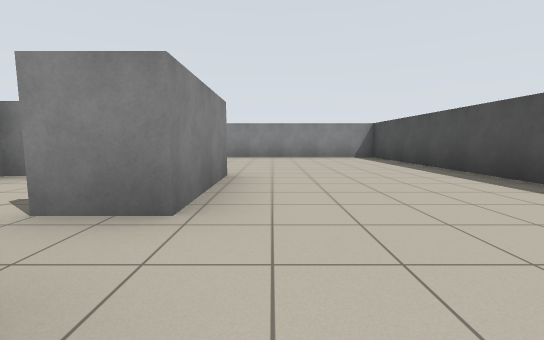
view 1 (above)

24 first-person views from a walk through a robot-simulator world made for Stage. The camera is 0.94 m above the floor, tilts 6° down and sees 90° across. The lines on the ground mark 1 m squares. The floor is counted in squares, 2 m on a side. Each view is taken from the middle of a square. On the plan, view 1 faces up. The plan holds only what a view shows up to about 9 squares ahead; the rest is blank.

view 2
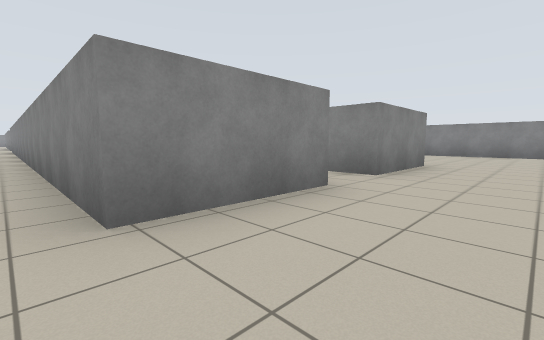

view 3
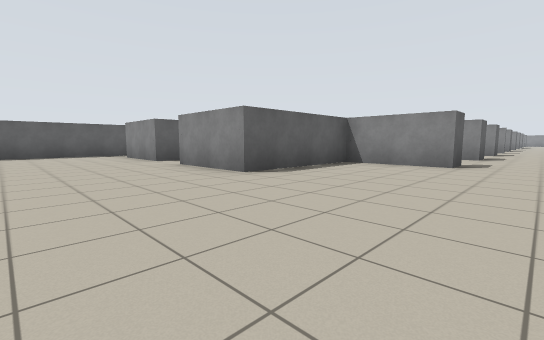

view 4
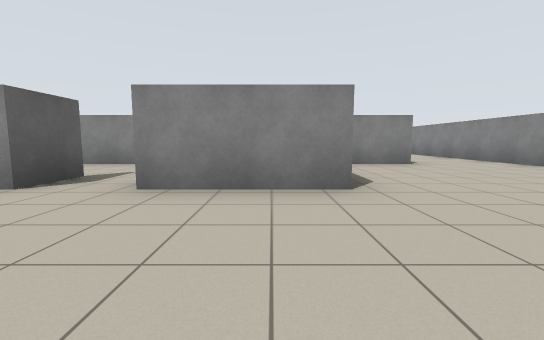

view 5
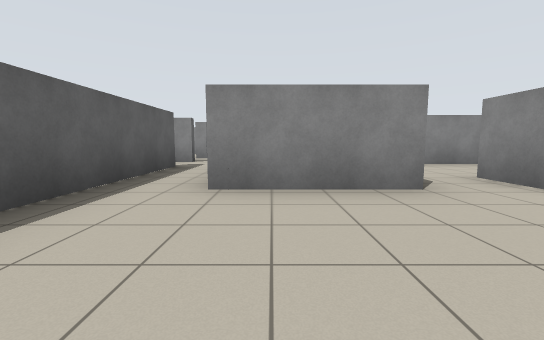

view 6
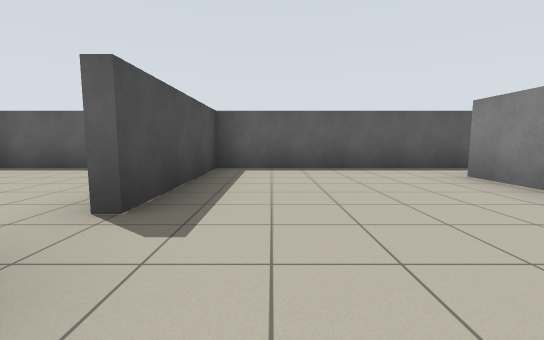

view 7
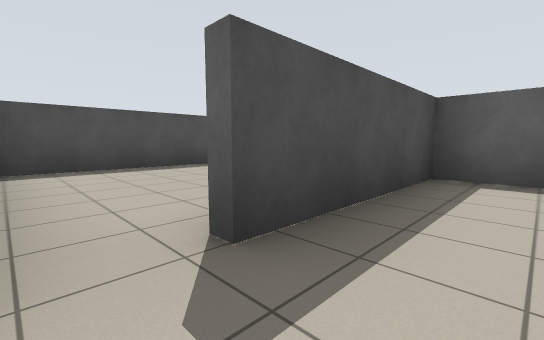

view 8
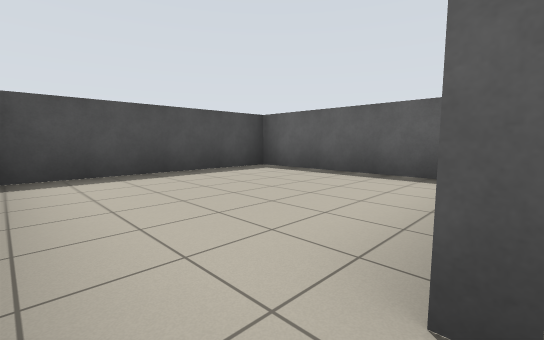

view 9
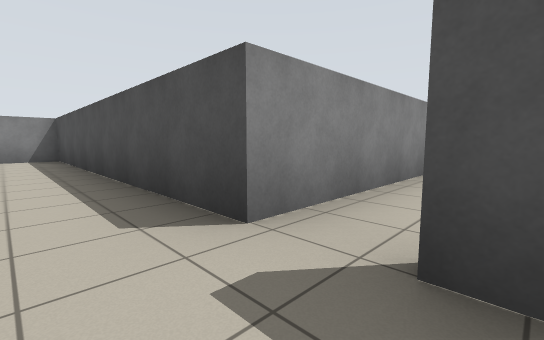

view 10
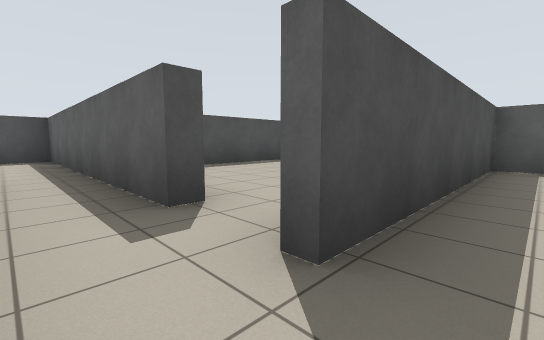

view 11
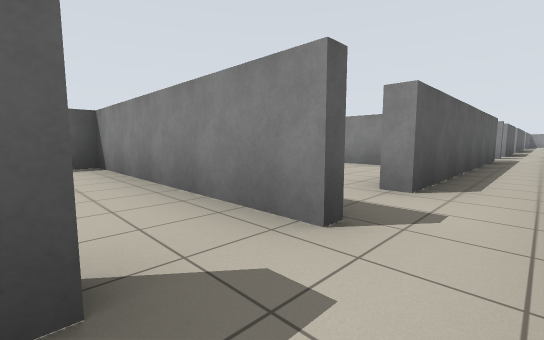

view 12
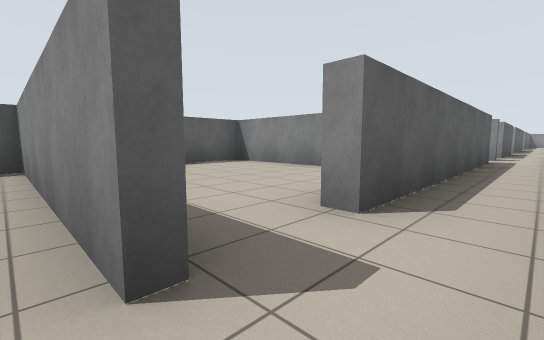

view 13
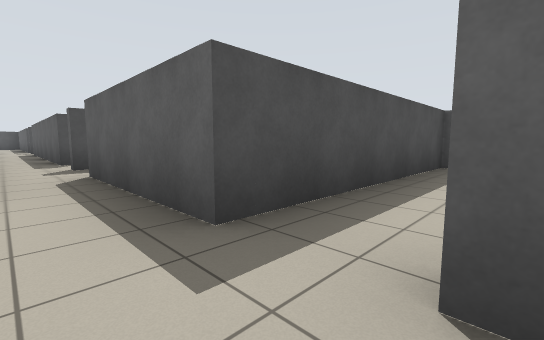

view 14
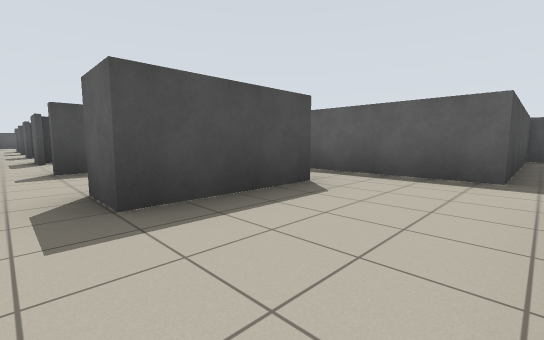

view 15
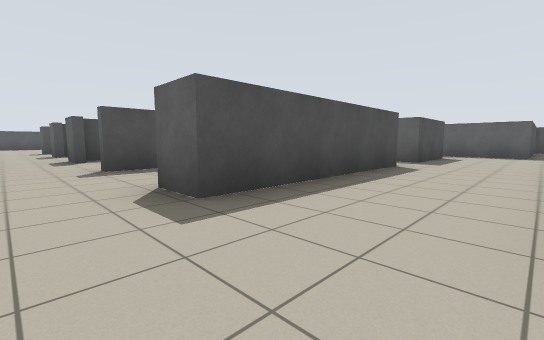

view 16
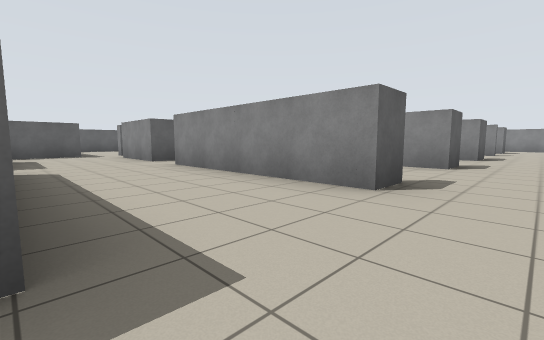

view 17
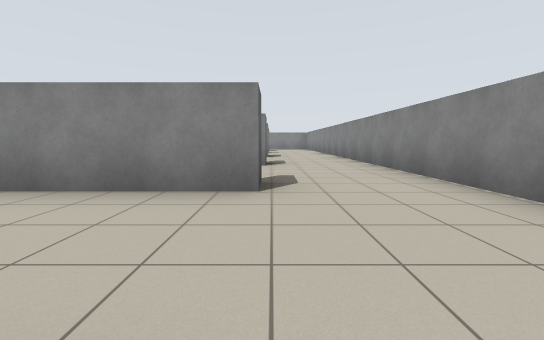

view 18
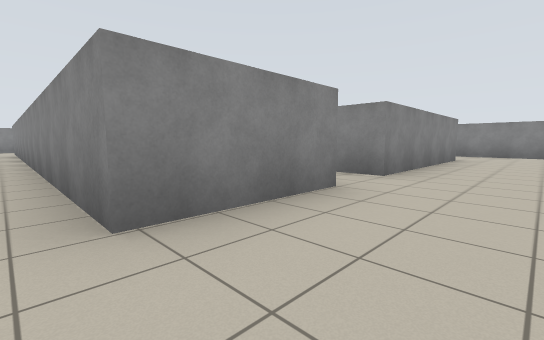

view 19
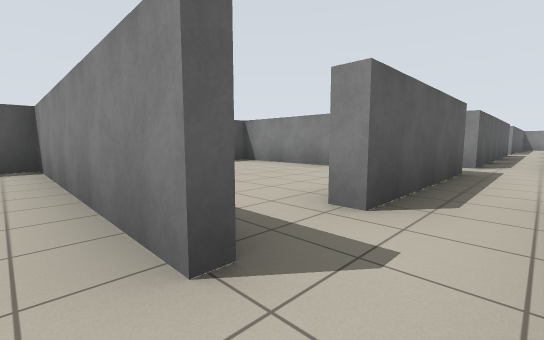

view 20
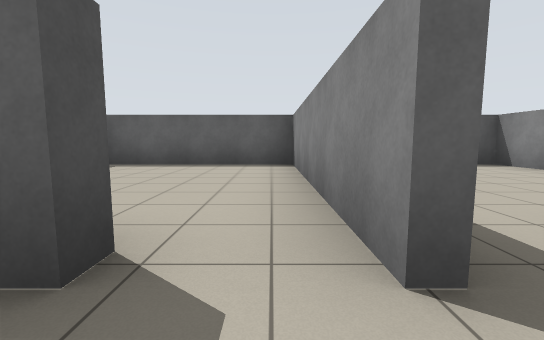

view 21
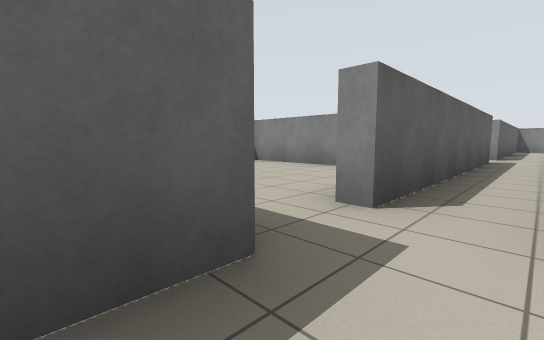

view 22
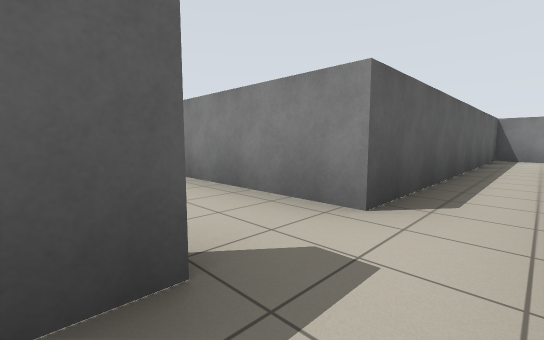

view 23
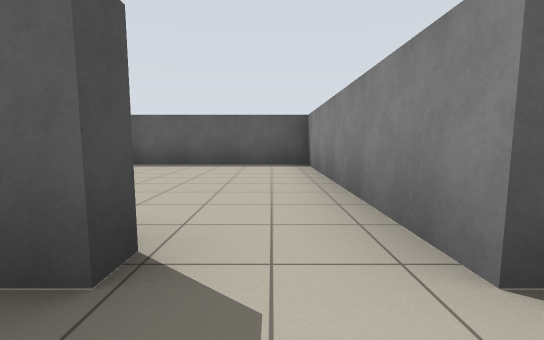

view 24
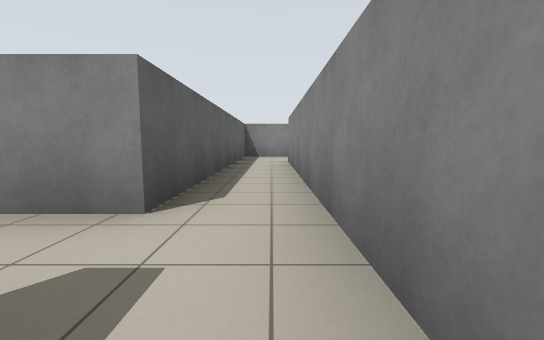

### Floor plan
Points are (right, up) in squares from view 1. A wall is a line through its corners. A room is listed if a view was taken in it or the views show most of it. See-through windows are left out.
Room 1 (views 1, 2, 3, 4, 5, 6, 7, 8, 9, 10, 11, 12, 13, 18, 19, 20, 21, 22, 23, 24)
walls: (-7.2, 5.9) (-6.3, 5.9) (-6.3, 5.5); (-4.4, 5.9) (-3.6, 5.9) (-3.6, 4); (-3.8, 3.8) (-0.6, 3.8) (-0.6, 1.7) (-1.6, 1.7); (-1.6, 0.5) (-0.6, 0.5) (-0.6, -1.6) (-11.4, -1.6); (-3.1, -2.8) (3, -2.8) (3, 0.4); (-11.4, -2.8) (-5.6, -2.8); (3, 1.2) (3, 8.1) (-7.1, 8.1); (-16.7, -2.8) (-13.6, -2.8); (-17.5, -1.6) (-29.4, -1.6); (-23.5, -2.8) (-17.8, -2.8); (-31.3, -1.4) (-31.3, -2.8) (-24.7, -2.8)
ways out: opening at (-16.5, -0.5) to room 2; opening at (-9, 7) to room 2; opening at (-5, -3) to room 3; opening at (3, 1) to room 4; opening at (-24, -3) to room 5; opening at (-12, -3) to room 6; opening at (-1, 1) to room 7; gap at (-14, -3) to room 8; gap at (-18, -3); gap at (-3, -3)
Room 2 (views 14, 15, 16, 17)
walls: (-18.2, 5.9) (-17.5, 5.9) (-17.5, 1.7) (-18.4, 1.7); (-16, 8.1) (-22.4, 8.1); (-15, 1.6) (-15, 5.9) (-14.1, 5.9); (-12.2, 5) (-12.2, 5.9); (-18.1, 0.5) (-17.5, 0.5) (-17.5, -1.6); (-21.2, 5.9) (-20.3, 5.9) (-20.3, 5.1); (-10, 5.9) (-9.1, 5.9); (-15, -1.8) (-15, 0.5); (-23.1, 5.9) (-23.1, 5.5)
ways out: opening at (-16.5, -0.5) to room 1; opening at (-9, 7) to room 1; opening at (-23.5, 7); opening at (-18, 1); opening at (-15, 1)
Room 3 (no view inside)
walls: (-8.3, -4.2) (-8.3, -7.5) (-6.8, -7.5); (-5.1, -7.5) (-4.4, -7.5) (-4.4, -2.8)
ways out: opening at (-5, -3) to room 1
Room 4 (no view inside)
walls: (6.2, 1.2) (3, 1.2); (3.9, -2.8) (7.1, -2.8) (7.1, 1.1)
ways out: opening at (3, 1) to room 1
Room 5 (no view inside)
walls: (-24.7, -2.8) (-24.7, -7.5) (-21.1, -7.5)
ways out: opening at (-24, -3) to room 1
Room 6 (no view inside)
walls: (-12.4, -2.8) (-12.4, -7.5) (-8.6, -7.5)
ways out: opening at (-12, -3) to room 1
Room 7 (no view inside)
walls: (-3.6, 0.2) (-3.6, -1); (-3.6, 4) (-3.6, 2.1)
ways out: opening at (-1, 1) to room 1; opening at (-4, 1)
Room 8 (no view inside)
walls: (-16.5, -4.9) (-16.5, -7.6); (-17, -7.5) (-16.1, -7.5)
ways out: gap at (-14, -3) to room 1

Where each view was taken, in squares from view 1:
view 1: 0 up, 0 right, facing up
view 2: 2 down, 1 right, facing up-left
view 3: 7 up, 2 right, facing down-left
view 4: 3 up, 2 right, facing left
view 5: 1 down, 2 right, facing left
view 6: 2 up, 2 right, facing down
view 7: 1 up, 2 right, facing down-right
view 8: 1 up, 3 right, facing down-right
view 9: 0 up, 2 right, facing up-right
view 10: 2 down, 5 left, facing down-right
view 11: 2 down, 3 left, facing down-left
view 12: 2 down, 4 left, facing down-left
view 13: 2 down, 18 left, facing down-right
view 14: 1 up, 17 left, facing down-right
view 15: 7 up, 17 left, facing down-right
view 16: 7 up, 15 left, facing down-left
view 17: 6 up, 15 left, facing left
view 18: 2 down, 16 left, facing up-left
view 19: 2 down, 12 left, facing down-left
view 20: 2 down, 12 left, facing down
view 21: 2 down, 16 left, facing down-left
view 22: 2 down, 23 left, facing down-left
view 23: 2 down, 24 left, facing down
view 24: 2 down, 23 left, facing left
